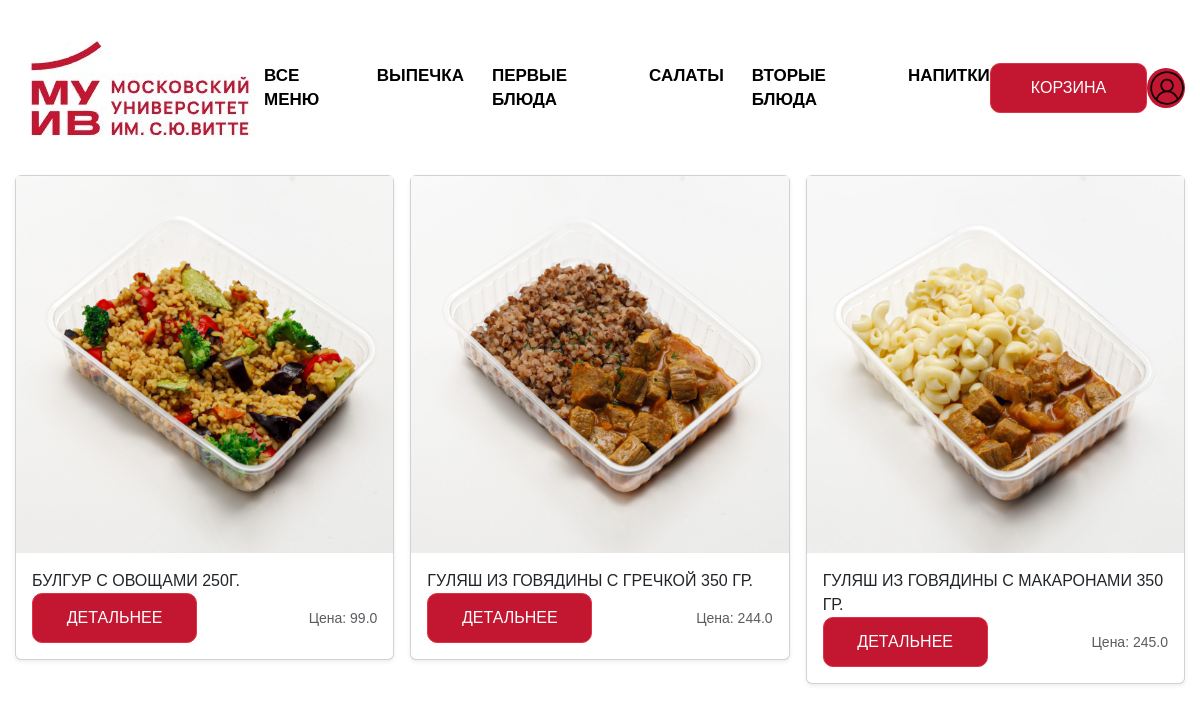
Screenshot of /category/second-dishes with the database file from the repository.
### app.py (models this page shows, shortened)
class Dish(db.Model):
    id = db.Column(db.Integer, primary_key=True)
    title = db.Column(db.String(50), nullable=False)
    image = db.Column(db.String(100))
    price = db.Column(db.Float, nullable=False)
    text = db.Column(db.Text, nullable=False)
    category = db.Column(db.String(50), nullable=False)
    fats = db.Column(db.String(50), nullable=False)
    proteins = db.Column(db.String(50), nullable=False)
    carbs = db.Column(db.String(50), nullable=False)
    calories = db.Column(db.String(50), nullable=False)

### app.py (the view)
@app.route('/category/<category>')
def category(category):
    dishes = Dish.query.filter_by(category=category).all()
    return render_template('category.html', category=category, dishes=dishes)

### templates/category.html (shortened to what this page needs)
<!DOCTYPE html>
<html lang="ru">
<head>
    <link rel="stylesheet" href="https://cdn.jsdelivr.net/npm/bootstrap@5.3.2/dist/css/bootstrap.min.css">
    <link rel="stylesheet" href="{{ url_for('static', filename='css/style.css') }}">
</head>
<body>
    <header class="header">
        <div class="container">
            <img src="{{ url_for('static', filename='images/icons/logo.png') }}" alt="" class="header__logo">
        <nav class="header__nav">
            <ul class="header__list">
                <li><a href="/menu">Все меню</a></li>
                <li><a href="/category/bakery">ВЫПЕЧКА</a></li>
                <li><a href="/category/first-dishes">ПЕРВЫЕ БЛЮДА</a></li>
                <li><a href="/category/salads">САЛАТЫ</a></li>
                <li><a href="/category/second-dishes">ВТОРЫЕ БЛЮДА</a></li>
                <li><a href="/category/drinks">НАПИТКИ</a></li>
            </ul>
        </nav>
            <a href="/cart" class="btn btn-danger">Корзина</a>
            {% if current_user.is_authenticated %}
                <a href="{{ url_for('profile', username=current_user.username) }}" class="image-btn btn-danger"></a>
            {% else %}
                <a href="{{ url_for('login') }}" class="image-btn btn-danger"></a>
            {% endif %}
        </div>
    </header>
    <main class="main">
        <div class="container">
            <div class="row row-cols-1 row-cols-sm-2 row-cols-md-3 g-3">
                {% for el in dishes %}
                <div class="col">
                    <div class="card shadow-sm">
                        <img src="{{ url_for('static', filename='images/' + el.image)}}" alt="el.name">
                        <div class="card-body">
                            <p class="my-0 font-weight-normal">{{ el.title }}</p>
                            <div class="d-flex justify-content-between align-items-center">
                                <div class="btn-group">
                                    <a href="/menu/{{ el.id }}" class="btn btn-danger">Детальнее</a>
                                </div>
                                <small class="text-body-secondary">Цена: {{ el.price }}</small>
                            </div>
                        </div>
                    </div>
                </div>
                {% endfor %}
            </div>
        </div>
    </main>
</body>
</html>

### static/css/style.css (style rules this page uses)
body { margin: 0; font-family: 'Proxima Nova', Arial, sans-serif; background-color: white; color: #000; }
a { color: #000; text-decoration: none; }
ul { list-style: none; padding: 0; margin: 0; }
.container { max-width: 1575px; margin-left: auto; margin-right: auto; padding: 0 15px; }
.btn { display: flex; align-items: center; justify-content: center; cursor: pointer; width: 165px; height: 50px; font-weight: 500; font-size: 16px; text-transform: uppercase; background: #c21631; border-radius: 10px; color: white; }
.image-btn { width: 40px; height: 40px; border: none; background-color: #c21631; border-radius: 50%; background-image: url('/static/images/icons/person-circle.svg'); background-size: cover; }
.header { padding: 25px 0px; }
.header .container { display: flex; justify-content: space-between; align-items: center; }
.header__list { display: flex; gap: 28px; }
.header__nav a { font-size: 17px; font-weight: 700; text-transform: uppercase; line-height: 1; -webkit-transition: all 0.1s ease; transition: all 0.1s ease; }

### rows the page displays
Dish: image (picture), title "БУЛГУР С ОВОЩАМИ 250Г.", price "99.0"
Dish: image (picture), title "ГУЛЯШ ИЗ ГОВЯДИНЫ С ГРЕЧКОЙ 350 ГР.", price "244.0"
Dish: image (picture), title "ГУЛЯШ ИЗ ГОВЯДИНЫ С МАКАРОНАМИ 350 ГР.", price "245.0"
